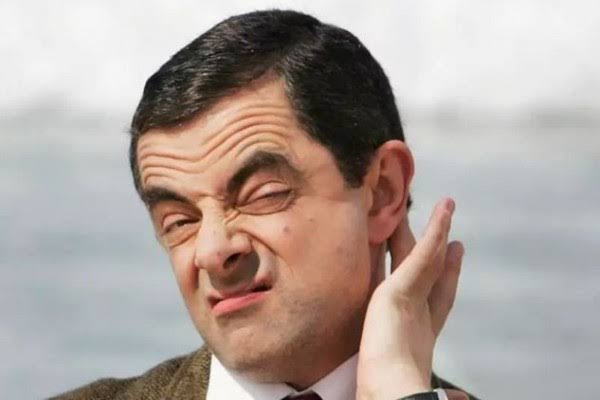
#> input picture bean.jpeg, 600 x 400 px
$ python No14.py
#> lines starting #> are read from the running program, lines starting #| are printed output that depends on the picture
# Indra Kurniawan
# 1217070033

import cv2
import numpy as np
import matplotlib.pyplot as plt

def show_image(image, title='image', cmap_type='gray'):
    plt.figure()
    plt.imshow(image, cmap=cmap_type)
    plt.title(title)
    plt.axis('off')
    plt.show()

def calculate_normalized_histogram(image):
    histogram, _ = np.histogram(image, bins=256, range=(0, 256))

    total_pixels = image.size

    normalized_histogram = histogram / total_pixels

    return normalized_histogram

def calculate_cumulative_histogram(normalized_histogram):
    cumulative_histogram = np.cumsum(normalized_histogram)
    return cumulative_histogram

image_path = 'bean.jpeg'
image = cv2.imread(image_path, cv2.IMREAD_GRAYSCALE)
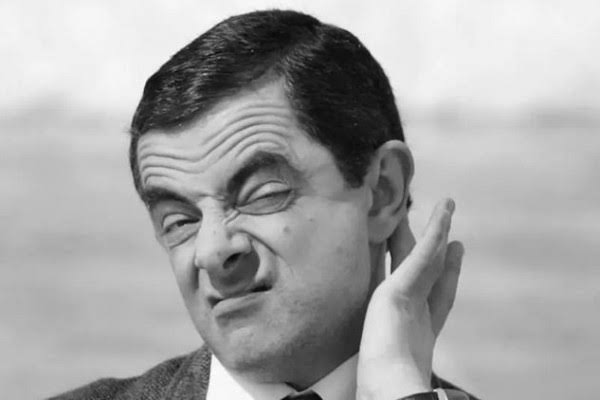
#> image: shape (400, 600); min 5, max 255, mean 165.5

show_image(image, title='Normalisasi Citra')

normalized_histogram = calculate_normalized_histogram(image)
#> in calculate_normalized_histogram, `histogram, _ = np.histogram(image, bins=256, range=(0, 256))`: histogram = 256 values, max 9094 at index 241, min 0 at index 0, mean 937.5
#> in calculate_normalized_histogram, `normalized_histogram = histogram / total_pixels`: normalized_histogram = 256 values, max 0.0379 at index 241, min 0 at index 0, mean 0.00391
cumulative_histogram = calculate_cumulative_histogram(normalized_histogram)
#> in calculate_cumulative_histogram, `cumulative_histogram = np.cumsum(normalized_histogram)`: cumulative_histogram = 256 values from 0 to 1
#> cumulative_histogram = 256 values from 0 to 1

plt.figure(figsize=(10, 5))

plt.subplot(1, 2, 1)
plt.bar(range(256), normalized_histogram, color='black')
plt.title('Normalisasi Histogram Citra')
plt.xlabel('Intensitas Pixel')
plt.ylabel('Distribusi Probabilitas')

plt.subplot(1, 2, 2)
plt.plot(cumulative_histogram, color='black')
plt.title('Histogram Kumulatif')
plt.xlabel('Intensitas Pixel')
plt.ylabel('Distribusi Kumulatif')

plt.show()
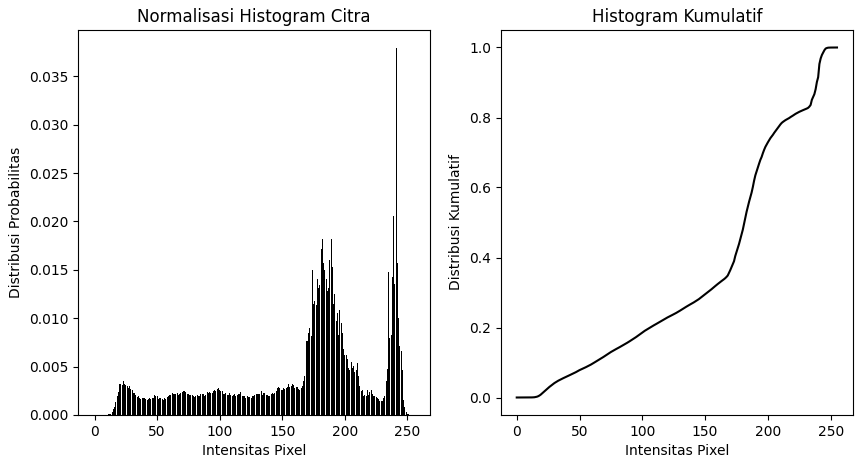
#> figure drawn by matplotlib, 2 panels; panel 1: tallest bar 0.0379 high, from x = 240.6 to 241.4; panel 2: curve peaks at x = 255, y = 1
